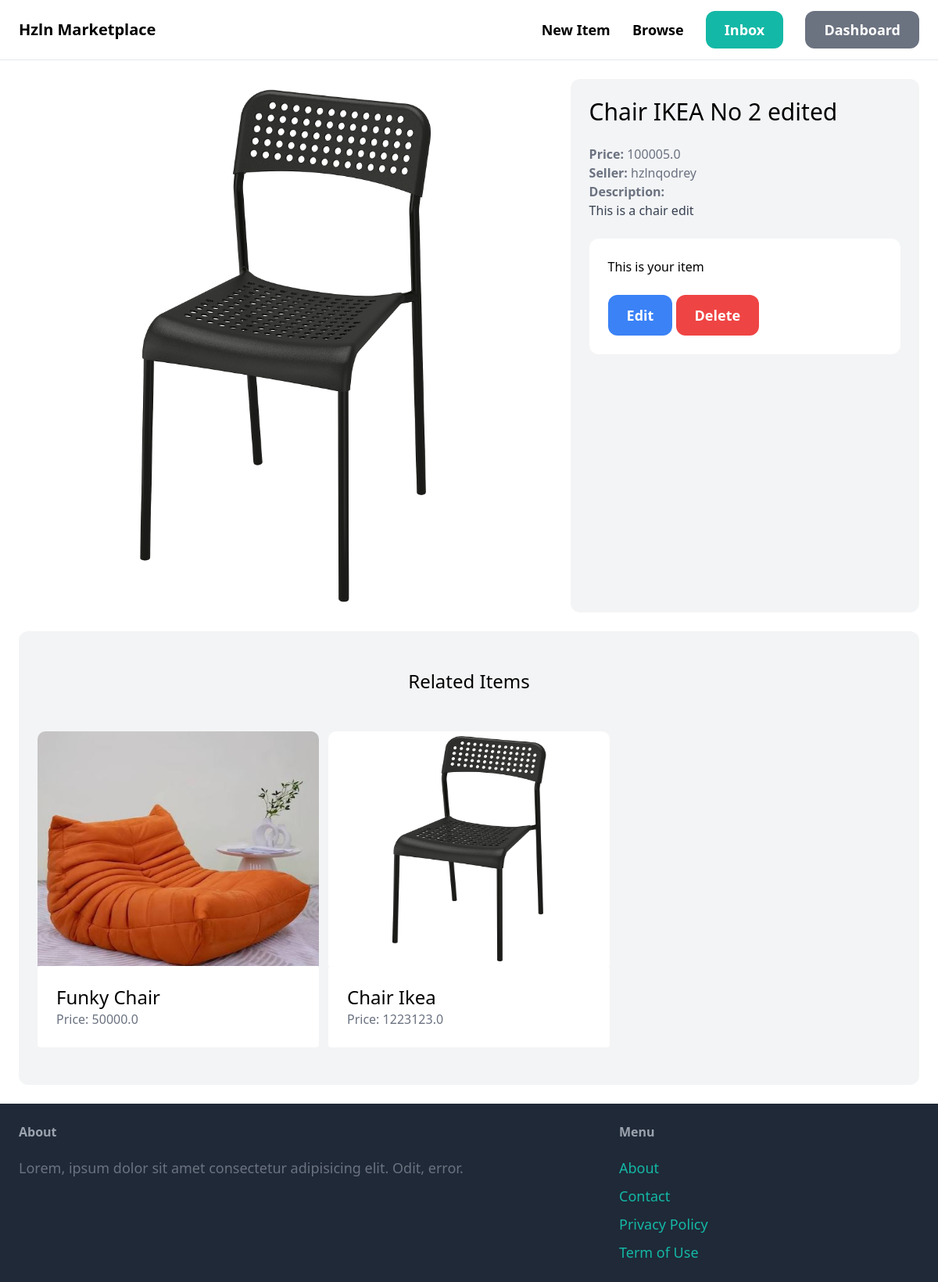
The page /items/9/ (signed in) on the database its author committed.
### item/models.py (models this page shows, shortened)
class Item(models.Model):
    category = models.ForeignKey(Category, related_name='items', on_delete=models.CASCADE)
    name = models.CharField(max_length=255)
    description = models.TextField(blank=True, null=True)
    price = models.FloatField()
    image = models.ImageField(upload_to='items_images', blank=True, null=True)
    is_sold = models.BooleanField(default=False)
    created_by = models.ForeignKey(User, related_name='items', on_delete=models.CASCADE)
    created_at = models.DateTimeField(auto_now_add=True)

### item/views.py (the view)
# urls.py: path('<int:pk>/', views.detail, name='detail'),
def detail(request, pk):
    item = get_object_or_404(Item, pk=pk)
    related_items = Item.objects.filter(category=item.category, is_sold=False).exclude(pk=pk)[0:3]
    return render(request, 'item/detail.html', {
        'item': item,
        'related_items': related_items
    })

### item/templates/item/detail.html (shortened to what this page needs)
{% extends 'core/base.html' %}
{% block content %}
<div class="grid grid-cols-5 gap-6">
    <div class="col-span-3">
        <img src="{{ item.image.url }}" alt="item detail image" class="rounded-xl">
    </div>
    <div class="col-span-2 p-6 bg-gray-100 rounded-xl">
        <h1 class="mb-6 text-3xl">
            {{ item.name }}
        </h1>
        <p class="text-gray-500">
            <strong>Price: </strong> {{ item.price }}
        </p>
        <p class="text-gray-500">
            <strong>Seller: </strong> {{ item.created_by.username }}
        </p>
        {% if item.description %}
        <p class="text-gray-700">
            <strong class="text-gray-500">Description: </strong> <br>
            {{ item.description }}
        </p>
        {% endif %}
        {% if request.user == item.created_by %}
        <div class="mt-6 p-6 bg-white rounded-xl">
            <p> This is your item</p>
            <a href="{% url 'item:edit' item.id %}"
                class="inline-block mt-6 px-6 py-3 text-lg font-semibold bg-blue-500 text-white rounded-xl">Edit</a>
            <a href="{% url 'item:delete' item.id %}"
                class="inline-block mt-6 px-6 py-3 text-lg font-semibold bg-red-500 text-white rounded-xl">Delete</a>
        </div>
        {% else %}
        <a href="#"
            class="inline-block mt-6 px-6 py-3 text-lg font-semibold bg-teal-500 text-white hover:bg-teal-700 rounded-xl">
            Contact Seller
        </a>
        {% endif %}
    </div>
</div>
<div class="mt-6 px-6 py-12 bg-gray-100 rounded-xl">
    <h2 class="mb-12 text-2xl text-center">
        Related Items
    </h2>
    {% if related_items %}
    <div class="grid grid-cols-3 gap-3">
        {% for item in related_items %}
        <div>
            <a href="{% url 'item:detail' item.id %}">
                <div>
                    <img src="{{ item.image.url }}" class="rounded-t-[0.625rem] h-[300px] rounded-b-none w-full">
                </div>
                <div class="p-6 bg-white rounded ">
                    <h2 class="text-2xl">
                        {{ item.name }}
                    </h2>
                    <p class="text-gray-500">
                        Price: {{ item.price }}
                    </p>
                </div>
            </a>
        </div>
        {% endfor %}
    </div>
    {% else %}
    <div>
        <p> There is no related items yet</p>
    </div>
    {% endif %}
</div>
{% endblock %}

### rows shown on the page
Item: image (picture), name "Chair IKEA No 2 edited", price "100005.0", created_by.username "hzlnqodrey", description "This is a chair edit"
Item: image (picture), name "Funky Chair", price "50000.0"
Item: image (picture), name "Chair Ikea", price "1223123.0"
